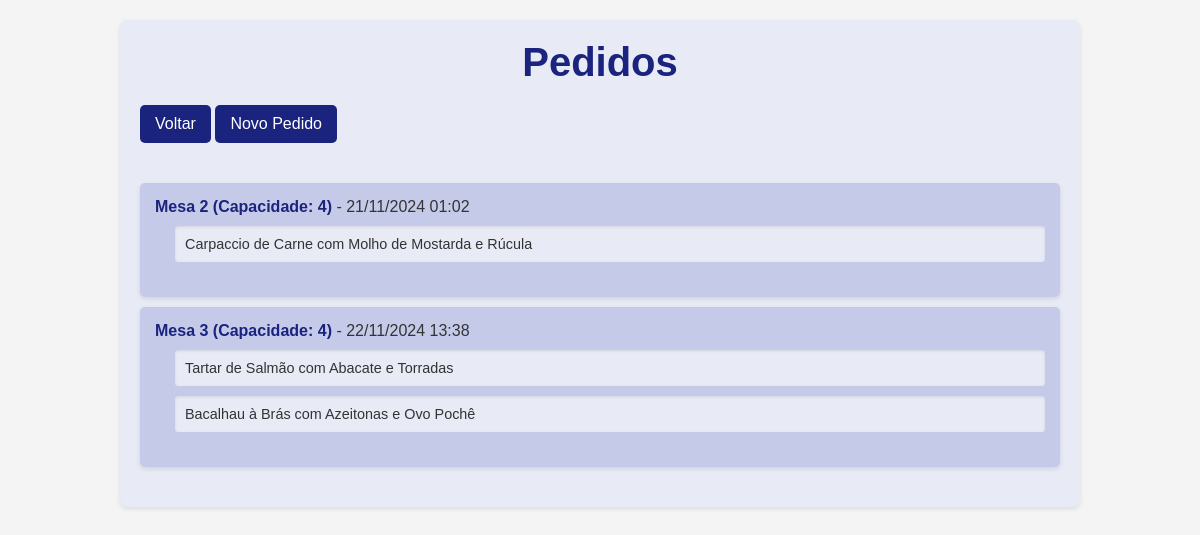
Page /pedidos/ on the committed database.
### core/models.py (models this page shows, shortened)
class Pedido(models.Model):
    mesa = models.ForeignKey(Mesa, on_delete=models.CASCADE)  # Relaciona a reserva com a mesa
    comidas = models.ManyToManyField(Comida)
    criado_em = models.DateTimeField(auto_now_add=True)

class Mesa(models.Model):
    numero = models.IntegerField(unique=True)  # Número da mesa
    capacidade = models.IntegerField()  # Capacidade da mesa
    def __str__(self):
        return f'Mesa {self.numero} (Capacidade: {self.capacidade})'

class Comida(models.Model):
    nome = models.CharField(max_length=100)
    descricao = models.TextField()
    preco = models.DecimalField(max_digits=10, decimal_places=2)

### core/views.py (the view)
# urls.py: path('pedidos/', views.listar_pedidos, name='listar_pedidos'),
def listar_pedidos(request):
    pedidos = Pedido.objects.all()
    return render(request, 'core/cardapio/listar_pedidos.html', {'pedidos': pedidos})

### core/templates/core/cardapio/listar_pedidos.html
{% block content %}
{% load static %}
<link rel="stylesheet" href="{% static 'css/pedido.css' %}">
<div class="container">
    <h1>Pedidos</h1>
    <a href="{% url 'listar_comidas' %}" class="button">Voltar</a>
    <a href="{% url 'criar_pedido' %}" class="button">Novo Pedido</a>
    <ul>
        {% for pedido in pedidos %}
        <li>
            <strong>{{ pedido.mesa }}</strong> - {{ pedido.criado_em|date:"d/m/Y H:i" }}
            <ul>
                {% for comida in pedido.comidas.all %}
                <li>{{ comida.nome }}</li>
                {% endfor %}
            </ul>
        </li>
        {% endfor %}
    </ul>
</div>
{% endblock %}

### core/static/css/pedido.css (style rules this page uses)
* { margin: 0; padding: 0; box-sizing: border-box; }
.container { width: 80%; margin: 20px auto; padding: 20px; background-color: #e8eaf6; border-radius: 8px; box-shadow: 0 2px 5px rgba(0, 0, 0, 0.1); }
h1 { font-size: 2.5em; margin-bottom: 20px; text-align: center; color: #1a237e; }
a.button { display: inline-block; margin-bottom: 20px; padding: 10px 15px; background-color: #1a237e; color: #fff; border: none; border-radius: 5px; text-decoration: none; transition: background-color 0.3s ease; }
ul { list-style: none; margin: 20px 0; padding: 0; }
ul > li { background-color: #c5cae9; margin: 10px 0; padding: 15px; border-radius: 5px; box-shadow: 0 2px 5px rgba(0, 0, 0, 0.1); }
ul > li strong { color: #1a237e; font-weight: bold; }
ul ul { margin-top: 10px; padding-left: 20px; }
ul ul > li { background-color: #e8eaf6; padding: 10px; border-radius: 3px; box-shadow: inset 0 1px 3px rgba(0, 0, 0, 0.1); color: #333; font-size: 0.9em; }
ul ul > li:not(:last-child) { margin-bottom: 5px; }

### rows in the picture
Pedido: mesa "Mesa 2 (Capacidade: 4)", criado_em "21/11/2024 01:02"
Comida: nome "Carpaccio de Carne com Molho de Mostarda e Rúcula"
Pedido: mesa "Mesa 3 (Capacidade: 4)", criado_em "22/11/2024 13:38"
Comida: nome "Tartar de Salmão com Abacate e Torradas"
Comida: nome "Bacalhau à Brás com Azeitonas e Ovo Pochê"
